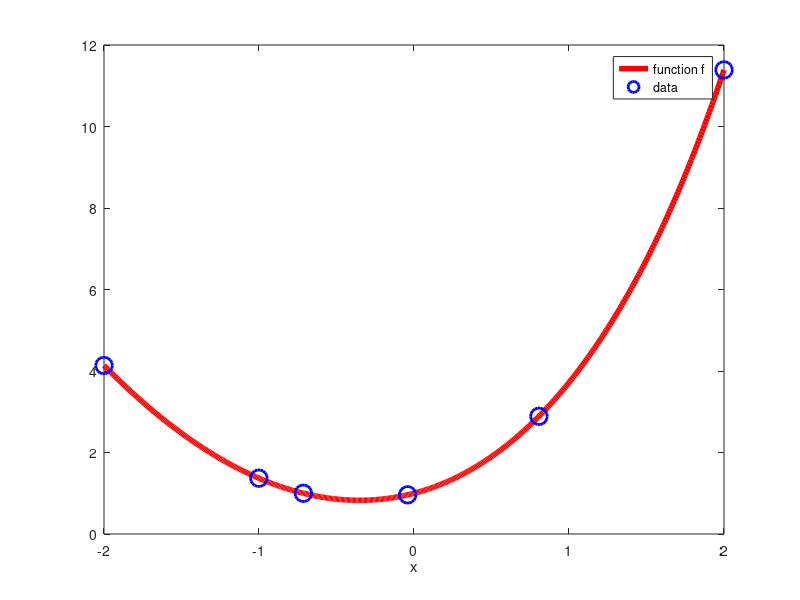

MATLAB code for this plot: (Note: this script raises an error after producing the figure.)
%delay = 2;
lw = 'linewidth';
ms = 'markersize';
figure(1); clf;
figure(2); clf;



% big outer loop
for ii=1:20
set(0, 'CurrentFigure', 1); clf;
set(0, 'CurrentFigure', 2); clf;
%pause(delay)

%% define a function and a fine plotting grid
fcn = @(x) exp(x) + x.^2;
xx = linspace(-2, 2, 512);
ff = fcn(xx);

set(0, 'CurrentFigure', 1); clf;
plot(xx, ff, 'r-', lw, 4);
legend('function f');
xlabel('x');
hold on;
%pause(delay);
pause


%% choose some nodes
n = round(rand*5) + 4;
x = cumsum(randn(n,1) + 2);
x = sort(x);
x = (x - min(x)) / (max(x) - min(x));
x = 4*x - 2;

f = fcn(x);
set(0, 'CurrentFigure', 1);
plot(x, f, 'bo', lw, 2, ms, 12);
legend('function f', 'data');
%pause(delay);
pause

%% now plot the interp
p = lagrange_poly(x, f);
pp = polyval(p, xx);
plot(xx, pp, 'b--', lw, 2);
legend('function f', 'data', 'interp');
%pause(delay);
pause


%% now step through it one piece at a time.
pp2 = zeros(size(xx));
h = plot(xx, pp2, 'k-', lw, 2);
legend('function f', 'data', 'interp', 'construct');
for k=1:n
  g = zeros(size(x));
  g(k) = 1;
  p = lagrange_poly(x, g);
  pp = polyval(p, xx);
  set(0, 'CurrentFigure', 2); clf;
  plot(xx, pp, 'k-', lw, 2);
  hold on;
  xlabel('x');
  plot(x, g, 'k.', lw, 2, ms, 22);
  plot(x(k), g(k), 'ro', lw,2, ms,12);
  plot(xx, zeros(size(xx)), 'k--')
  title(sprintf('Cardinal L_{%d,%d}',n,k));

  
  pp2 = pp2 + f(k)*pp;
  set(0, 'CurrentFigure', 1);
  set(h, 'yData', pp2)
  %pause(delay);
  pause
end
%pause(2*delay)
pause

end